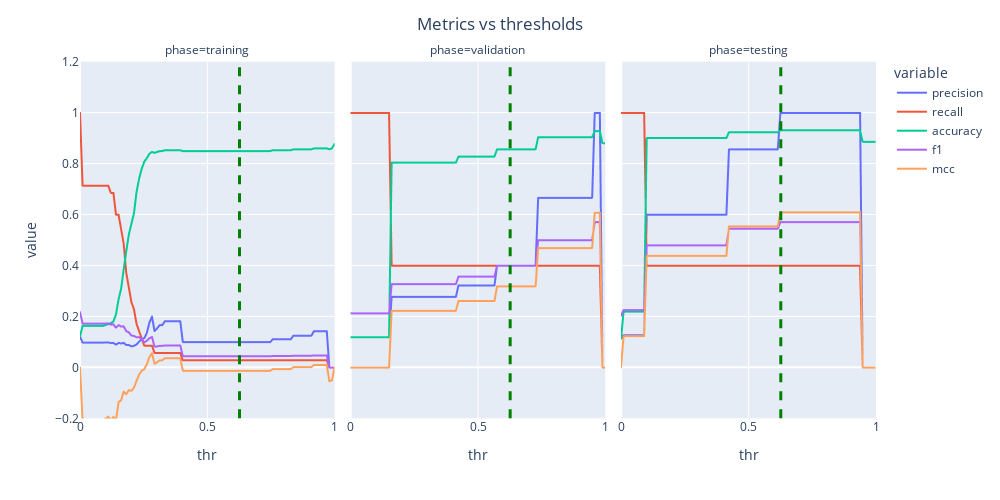

The cell this chart's notebook holds for it:
### Markdown cell above
### Metrics vs thresholds curves

### Code cell
d = {'thr': [], 'precision': [], 'recall': [], 'accuracy': [], 'f1': [], 'mcc': [], 'phase': []}
thr_df = pd.DataFrame(data=d)

for idx, set in enumerate(['training', 'validation', 'testing']):
    df_plot_phase = df_plot[(df_plot.phase == set)]
    y_true = df_plot_phase.target
    y_score = np.array(df_plot_phase.output.values.tolist())[:, 1]

    thrs = np.linspace(0,1,100)
    precision = []
    recall = []
    accuracy = []
    f1 = []
    mcc = []

    for thr in thrs:
        y_pred = (y_score > thr)*1
        precision.append(precision_score(y_true, y_pred))
        recall.append(recall_score(y_true, y_pred))
        accuracy.append(accuracy_score(y_true, y_pred))
        f1.append(f1_score(y_true, y_pred))
        mcc.append(matthews_corrcoef(y_true, y_pred))
    phase_df = pd.DataFrame({'thr': thrs, 'precision': precision, 'recall': recall, 'accuracy': accuracy, 'f1': f1, 'mcc': mcc, 'phase': set})
    thr_df = pd.concat([thr_df, phase_df], ignore_index=True)

# What do we want to maximize? In which set? Gap %? 
idx_mcc_max = thr_df.mcc.idxmax()
sel_thr = thr_df.loc[idx_mcc_max].thr

fig_thresh = px.line(
    thr_df,
    x='thr',
    y=[
        'precision',
        'recall',
        'accuracy',
        'f1',
        'mcc'
    ],
    facet_col='phase',
    category_orders={'phase': [
        'training',
        "validation",
        "testing"]},
    width=1000,
    height=500
)
fig_thresh.add_vline(x=sel_thr, line_width=3, line_dash="dash", line_color="green")
fig_thresh.update_layout(
    title='Metrics vs thresholds',
    title_x=0.5)
fig_thresh.update_yaxes(range=[-0.2, 1.2], scaleanchor="x", scaleratio=1, constrain='domain')
fig_thresh.update_xaxes(range=[0, 1], scaleratio = 1, constrain='domain')
fig_thresh.write_html(os.path.join(img_path, 'thresholds_metrics.html'))
fig_thresh.show()
